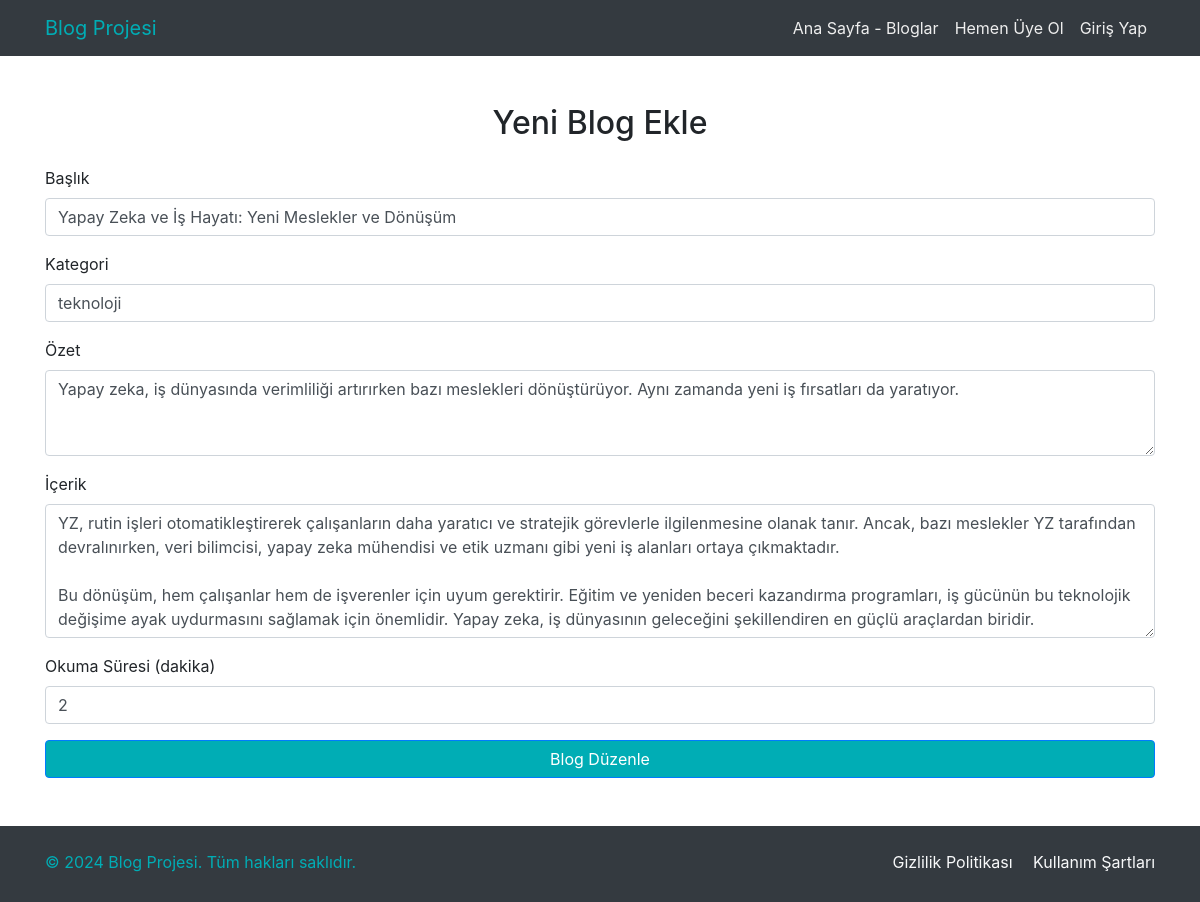
Screenshot of /edit_blog.php?id=14 with the database file from the repository.
### tables this page shows
CREATE TABLE `blogs` (
  `id` int(11) NOT NULL,
  `title` varchar(255) NOT NULL,
  `content` text NOT NULL,
  `created_at` timestamp NOT NULL DEFAULT current_timestamp(),
  `image_path` varchar(255) DEFAULT NULL,
  `category` varchar(100) DEFAULT NULL,
  `slug` varchar(255) NOT NULL,
  `summary` text DEFAULT NULL,
  `read_time` int(11) DEFAULT 0,
  `user_id` int(11) NOT NULL,
  `username` varchar(55) NOT NULL
);

### edit_blog.php (the view, shortened to what this page needs)
<?php
$userLoggedIn = isset($_SESSION['user_id']);
include 'includes/db.php';
if ($_SERVER['REQUEST_METHOD'] == 'GET') {
    $blog_id = $_GET['id'];
    $sql = "SELECT * FROM blogs WHERE id = $blog_id";
    $result = $conn->query($sql);
}
$blog = $result->fetch_assoc();
?>
<!DOCTYPE html>
<html lang="tr">
<head>
    <link rel="stylesheet" href="assets/styles/all.css">
    <link rel="stylesheet" href="https://cdn.jsdelivr.net/npm/bootstrap@4.4.1/dist/css/bootstrap.min.css">
</head>
<body>
<?php if ($userLoggedIn): ?>
<?php include 'includes/login_header.php'; ?>
<?php else: ?>
    <?php include 'includes/header.php'; ?>
    <?php endif; ?>
<div class="container mt-5">
        <h2 class="text-center mb-4">Yeni Blog Ekle</h2>
        <form action="php/blog_update.php" method="POST" enctype="multipart/form-data">
            <div class="form-group">
                <label for="title">Başlık</label>
                <input type="text" class="form-control" id="title" name="title" placeholder="Blog başlığı girin" value="<?= htmlspecialchars($blog['title']) ?>" required >
            </div>
            <div class="form-group">
                <label for="category">Kategori</label>
                <input type="text" class="form-control" id="category" name="category" value="<?= htmlspecialchars($blog['category']) ?>" placeholder="Blog kategori girin" required>
            </div>
            <div class="form-group">
                <label for="summary">Özet</label>
                <textarea class="form-control" id="summary" name="summary" rows="3" placeholder="Kısa bir özet yazın" required><?= htmlspecialchars($blog['summary']) ?></textarea>
            </div>
            <div class="form-group">
                <label for="content">İçerik</label>
                <textarea class="form-control" id="content" name="content" rows="5" placeholder="Blog içeriğini yazın" required><?= htmlspecialchars($blog['content']) ?></textarea>
            </div>
            <div class="form-group">
                <label for="read_time">Okuma Süresi (dakika)</label>
                <input type="number" class="form-control" id="read_time" name="read_time" placeholder="Okuma süresini girin" value="<?= htmlspecialchars($blog['read_time']) ?>" required>
            </div>
            <button type="submit" class="btn btn-primary btn-block">Blog Düzenle</button>
        </form>
    </div>
    <?php include 'includes/footer.php'; ?>
</body>
</html>

### assets/styles/all.css (style rules this page uses)
body { margin: 0; padding: 0; box-sizing: border-box; background-color: #EEEEEE; }
.btn-primary { background-color: #00ADB5 !important; transition: 200ms linear !important; }

### rows the page displays
blogs: title "Yapay Zeka ve İş Hayatı: Yeni Meslekler ve Dönüşüm", category "teknoloji", summary "Yapay zeka, iş dünyasında verimliliği artırırken bazı meslekleri dönüştürüyor. Aynı zamanda yeni iş fırsatları da yaratıyor.", content "YZ, rutin işleri otomatikleştirerek çalışanların daha yaratıcı ve stratejik görevlerle ilgilenmesine olanak tanır. Ancak, bazı meslekler YZ tarafından devralınırken, veri bilimcisi, yapay zeka mühendisi ve etik uzmanı gibi yeni iş alanları ortaya çıkmaktadır. Bu dönüşüm, hem çalışanlar hem de işverenler için uyum gerektirir. Eğitim ve yeniden beceri kazandırma programları, iş gücünün bu teknolojik değişime ayak uydurmasını sağlamak için önemlidir. Yapay zeka, iş dünyasının geleceğini şekillendiren en güçlü araçlardan biridir.", read_time "2"
